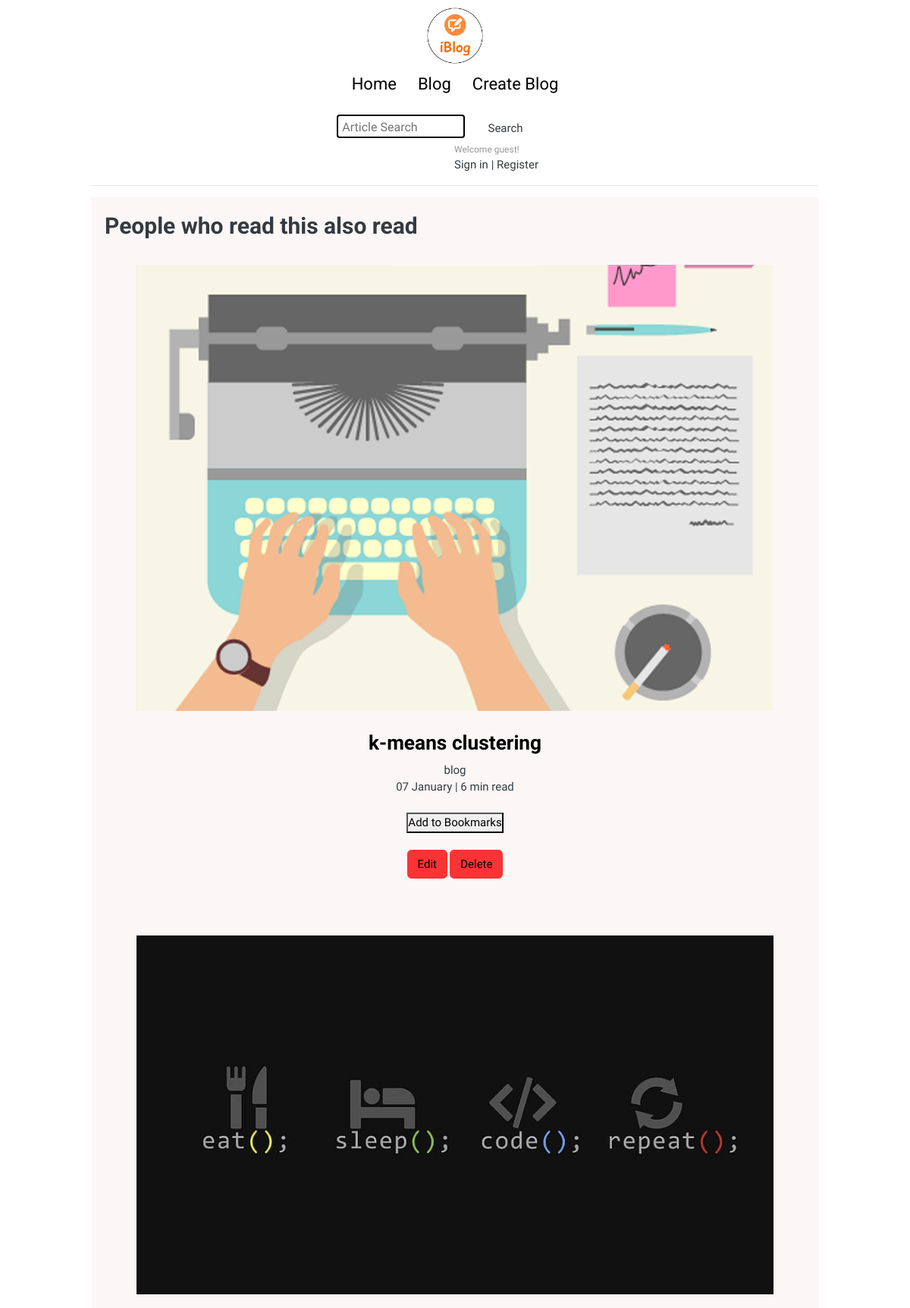
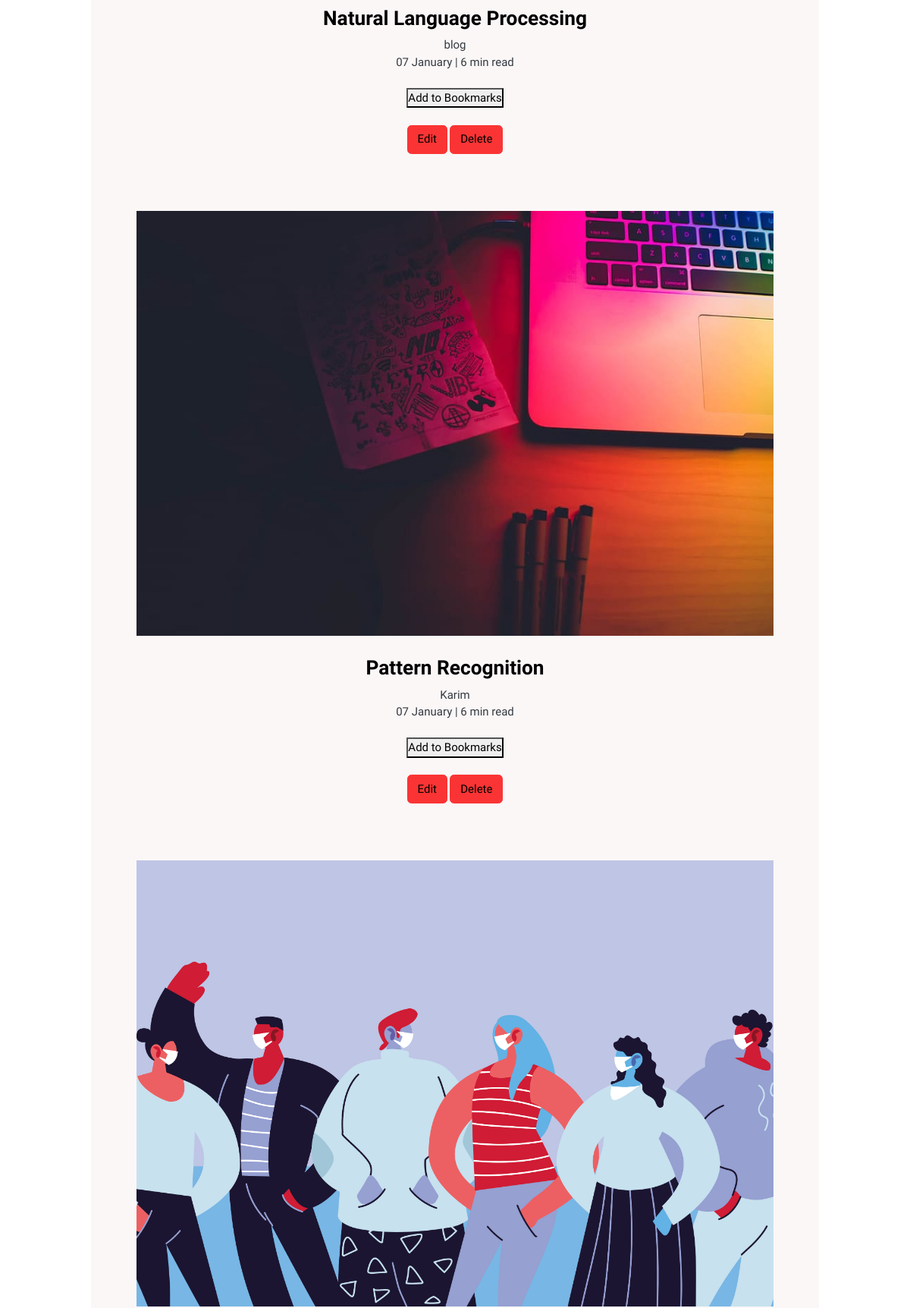
The page /blog/blog/ (upper part) on the database its author committed (2 pictures, top to bottom).
### blog/models.py (models this page shows, shortened)
class Post(models.Model):
    title = models.CharField(max_length=200)
    body = models.TextField()
    categories = models.ManyToManyField(Category)
    author = models.ForeignKey(User, on_delete=models.CASCADE)
    image = models.ImageField(upload_to='photos/blog', blank=True)
    date = models.DateTimeField(auto_now_add=True)
    modified_date = models.DateTimeField(auto_now=True)

### blog/views.py (the view)
# urls.py: path('blog/', views.blog_list, name='blog_list'),
def blog_list(request):
    query = request.GET.get('q')
    blog_posts = Post.objects.all()
    form = SearchForm()
    items_per_page = 5
    if query:
        blog_posts = blog_posts.filter(
            Q(title__icontains=query) |  # Search in the title
            Q(body__icontains=query)    # Search in the body
        )
    paginator = Paginator(blog_posts, items_per_page)
    page_number = request.GET.get('page')
    page = paginator.get_page(page_number)
    return render(request, 'blog/blogpost.html', {'blog_posts': page, 'form': form})

### blog/forms.py
class SearchForm(forms.Form):
    query = forms.CharField(label='Search', max_length=100)

### blog/templates/blog/blogpost.html (shortened to what this page needs)
{% extends 'base.html' %}
{% load static %}
{% block body %}
<div class="max-width-1 m-auto">
    <hr>
</div>
<div class="home-articles max-width-1 m-auto font2">
    <h2>People who read this also read</h2>
    <div class="row">
        {% for blog in blog_posts %}
        <div class="home-article more-post">
            <div class="home-article-img">
                <img src="{{blog.image.url}}" alt="article">
            </div>
            <div class="home-article-content font1 center">
                {% if request.user.is_authenticated %}
                <a href="{% url 'blog_detail' pk=blog.id %}">
                    <h3>{{ blog.title }}</h3>
                </a>
                <div>{{ blog.author }}</div>
                <span>07 January | 6 min read</span><br><br>
                <button id="bookmark-add-btn" data-post-id="{{ blog.id }}">
                    <a href="{% url 'bookmark_add' blog.id %}">Add to Bookmarks</a>
                </button>
                {% else %}
                <a href="{% url 'login' %}">
                    <h3>{{ blog.title }}</h3>
                </a>
                <div>{{ blog.author }}</div>
                <span>07 January | 6 min read</span><br><br>
                <button id="bookmark-add-btn" data-post-id="{{ blog.id }}">
                    <a href="{% url 'login' %}">Add to Bookmarks</a>
                </button>
                {% endif %}
                <br><br>
                <button class="btn btn-danger"><a href="{% url 'update_blog' blog.id %}">Edit</a></button>
                <button class="btn btn-danger"><a href="{% url 'delete_blog' blog.id %}">Delete</a></button>
            </div>
        </div>
        {% endfor %}
    </div>
</div>
{% endblock %}

### static/css/utils.css (style rules this page uses)
:root { --main-bg-color: #bd6418; --font1: "Baloo Bhaina 2", cursive; --font2: "Roboto", sans-serif; }
.center { text-align: center }
.font1 { font-family: var(--font1); }
.font2 { font-family: var(--font2); }
.max-width-1 { max-width: 80vw; }
.m-auto { margin: auto; }
.btn { padding: 0px 20px; padding-top: 3px; border: 2px solid black; border-radius: 6px; font-family: var(--font1); font-size: 16px; cursor: pointer; transition: all 0.3s ease-in-out; }

### static/css/style.css (style rules this page uses)
* { margin: 0; padding: 0; }
.home-articles { padding: 18px; background-color: rgb(248, 239, 239, 0.5); margin-top: 23px; position: relative; }
.home-article { display: flex; margin: 25px; }
.home-article img { width: 300px; }
.home-article-content { align-self: center; padding: 25px; }
.home-article-content a { text-decoration: none; color: black; }

### static/css/mobile.css (style rules this page uses)
@media screen and (max-width: 1200px) { .home-article { flex-direction: column; } }
@media screen and (max-width: 1200px) { .home-article-img { text-align: center; } }
@media screen and (max-width: 1200px) { .home-article img { width: 70vw; } }
@media screen and (max-width: 1200px) { .row { flex-direction: column; } }

### static/css/ui.css (style rules this page uses)
html { font-family: "Inter", sans-serif; font-size: 15px; }

### rows shown on the page
Post: image (picture), title "k-means clustering", author "blog"
Post: image (picture), title "Natural Language Processing", author "blog"
Post: image (picture), title "Pattern Recognition", author "Karim"
Post: image (picture)
